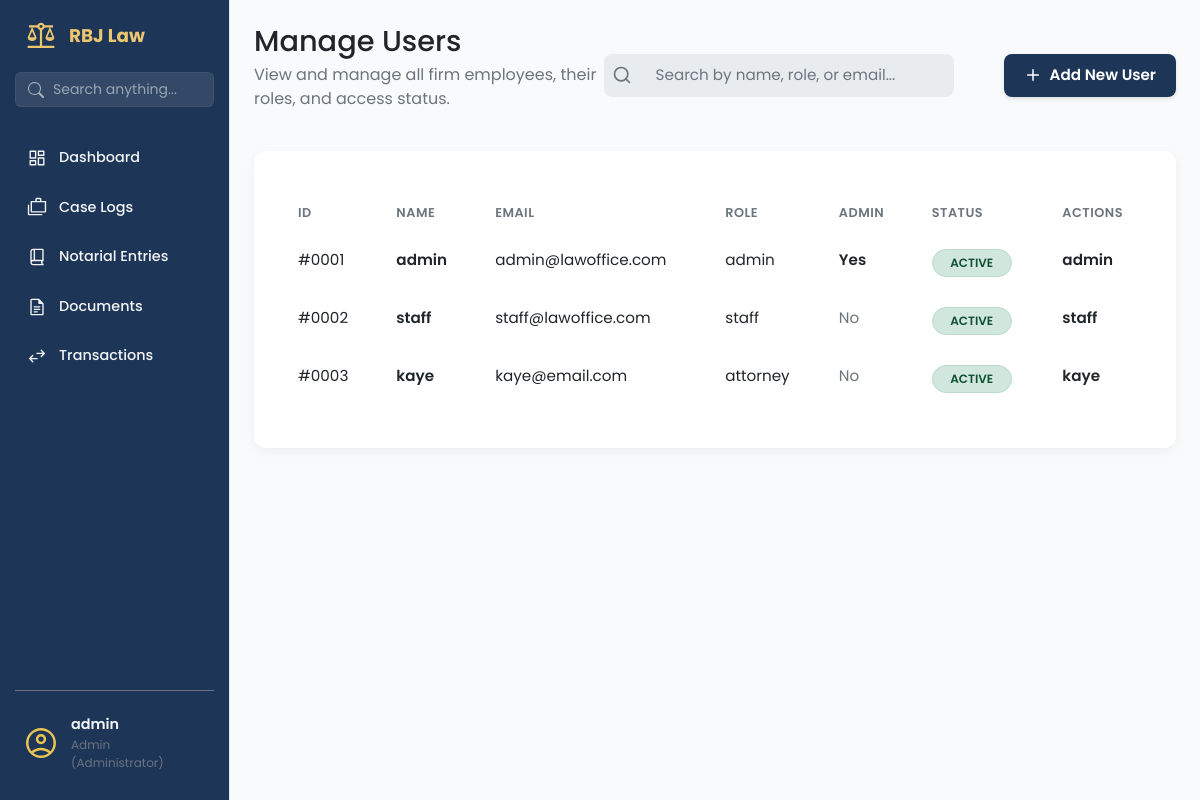
Page /admin/users (signed in) on the committed database.
### app/models/user_model.py (models this page shows, shortened)
class User(UserMixin, db.Model):
    __tablename__ = 'users'
    id = db.Column(db.Integer, primary_key=True)
    username = db.Column(db.String(80), unique=True, nullable=False, index=True)
    email = db.Column(db.String(120), unique=True, nullable=False)
    password_hash = db.Column(db.String(128), nullable=False)
    contact_number = db.Column(db.String(20), nullable=True)
    role = db.Column(db.String(50), default='attorney', nullable=False)
    is_active = db.Column(db.Boolean, default=True, nullable=False)
    is_admin = db.Column(db.Boolean, default=False, nullable=False)
    created_at = db.Column(db.DateTime, default=datetime.utcnow)
    updated_at = db.Column(db.DateTime, default=datetime.utcnow, onupdate=datetime.utcnow)

### app/routes/admin_profile_routes.py (the view)
@admin_bp.route('/users')
@login_required
def manage_users_page():
    if not current_user.is_admin:
        abort(403) # Forbidden
    users = get_all_users()
    return render_template('manage_users.html', users=users)

### app/services/user_service.py (called while the page is built)
def get_all_users():
    try:
        return User.query.all()
    except SQLAlchemyError as e:
        logging.error(f"Error fetching all users: {e}")
        return []

### app/templates/manage_users.html (shortened to what this page needs)
{% extends 'base.html' %}
{% block content %}
<main class="dashboard-content">
    <header class="dashboard-header">
        <div>
            <h1>Manage Users</h1>
            <p>View and manage all firm employees, their roles, and access status.</p>
        </div>
        <div class="dashboard-actions" style="display: flex; justify-content: space-between; flex-shrink: 0; gap: 50px;">
            <div class="search-bar">
                <svg class="search-bar__icon" xmlns="http://www.w3.org/2000/svg" width="20" height="20"
                    viewBox="0 0 24 24" fill="none" stroke="currentColor" stroke-width="2" stroke-linecap="round"
                    stroke-linejoin="round">
                    <circle cx="11" cy="11" r="8"></circle>
                    <line x1="21" y1="21" x2="16.65" y2="16.65"></line>
                </svg>
                <input class="search-bar__input" type="text" placeholder="Search by name, role, or email...">
            </div>
            <a href="{{ url_for('admin.add_new_user') }}" class="btn btn-primary">
                <svg class="btn-icon-left" xmlns="http://www.w3.org/2000/svg" viewBox="0 0 24 24" fill="none"
                    stroke="currentColor" stroke-width="2" stroke-linecap="round" stroke-linejoin="round">
                    <line x1="12" y1="5" x2="12" y2="19"></line>
                    <line x1="5" y1="12" x2="19" y2="12"></line>
                </svg>
                Add New User</a>
        </div>
    </header>
    <section class="content-section">
        <div class="data-card">
            <div class="table-wrapper">
                <table class="table user-table">
                    <colgroup>
                        <col class="col-id">
                        <col class="col-name">
                        <col class="col-email">
                        <col class="col-role">
                        <col class="col-admin">
                        <col class="col-status">
                        <col class="col-actions">
                    </colgroup>
                    <thead>
                        <tr>
                            <th>ID</th>
                            <th>Name</th>
                            <th>Email</th>
                            <th>Role</th>
                            <th>Admin</th>
                            <th>Status</th>
                            <th>Actions</th>
                        </tr>
                    </thead>
                    <tbody>
                        {% for user in users %}
                        <tr>
                            <td>#{{ '%04d' | format(user.id) }}</td>
                            <td>
                                <a href="{{ url_for('admin.edit_user', user_id=user.id) }}" class="table-link">{{
                                    user.username }}</a>
                            </td>
                            <td>{{ user.email }}</td>
                            <td>{{ user.role }}</td>
                            <td>
                                {% if user.is_admin %}
                                <span style="color: var(--color-success); font-weight: 600;">Yes</span>
                                {% else %}
                                <span style="color: var(--color-text-secondary);">No</span>
                                {% endif %}
                            </td>
                            <td>
                                {% if user.is_active %}
                                <span class="status-tag status-tag--active">Active</span>
                                {% else %}
                                <span class="status-tag status-tag--inactive">Inactive</span>
                                {% endif %}
                            </td>
                            <td>
                                <a href="{{ url_for('admin.edit_user', user_id=user.id) }}" class="table-link">{{
                                    user.username }}</a>
                            </td>
                        </tr>
                        {% endfor %}
                    </tbody>
                </table>
            </div>
        </div>
    </section>
</main>
{% endblock content %}

### app/templates/base.html (shortened to what this page needs)
<!DOCTYPE html>
<html lang="en">
<head>
    <link rel="stylesheet" href="{{ url_for('static', filename='vendor/bootstrap/css/bootstrap.min.css') }}">
    <link rel="stylesheet" href="{{ url_for('static', filename='css/main.css') }}">
    <link rel="stylesheet" href="{{ url_for('static', filename='css/sidebar.css') }}">
</head>
<body>
    <aside class="sidebar">
        <div class="sidebar-header">
            <img src="{{ url_for('static', filename='img/scales-of-justice.svg') }}" alt="logo" class="logo-img">
            <h2>RBJ Law</h2>
        </div>
        <div class="sidebar-search">
            <form action="{{ url_for('search.search_page') }}" method="GET">
                <div class="input-group">
                    <span class="input-group-text bg-transparent border-0 pe-0">
                    </span>
                    <input type="text" name="q" class="form-control" placeholder="Search anything..."
                        aria-label="Search" value="{{ request.args.get('q', '') }}">
                </div>
            </form>
        </div>
        <ul class="sidebar-links">
            <li>
                <a href="{{ url_for('dashboard.dashboard_page') }}"
                    class="{{ 'active' if 'dashboard' in request.endpoint else '' }}">
                    <span class="icon-wrapper"><img src="{{ url_for('static', filename='img/dashboard.svg') }}"
                            alt=""></span>
                    Dashboard
                </a>
            </li>
            {% if current_user.is_authenticated and (current_user.is_admin or current_user.role == 'admin') %}
            <li>
                <a href="{{ url_for('case.list_cases') }}" class="{{ 'active' if 'case' in request.endpoint else '' }}">
                    <span class="icon-wrapper"><img src="{{ url_for('static', filename='img/cases.svg') }}"
                            alt=""></span>
                    Case Logs
                </a>
            </li>
            {% endif %}
            {% if current_user.is_authenticated and current_user.role in ['admin', 'staff'] %}
            <li>
                <a href="{{ url_for('notarial_entries.notarial_entries_page') }}"
                    class="{{ 'active' if 'notarial' in request.endpoint else '' }}">
                    <span class="icon-wrapper"><img src="{{ url_for('static', filename='img/book.svg') }}"
                            alt=""></span>
                    Notarial Entries
                </a>
            </li>
            {% endif %}
            {% if current_user.is_authenticated and current_user.role in ['admin', 'staff'] %}
            <li>
                <a href="{{ url_for('documents.documents_page') }}"
                    class="{{ 'active' if 'documents' in request.endpoint else '' }}">
                    <span class="icon-wrapper"><img src="{{ url_for('static', filename='img/documents.svg') }}"
                            alt=""></span>
                    Documents
                </a>
            </li>
            {% endif %}
            {% if current_user.is_authenticated and current_user.role in ['admin', 'staff'] %}
            <li>
                <a href="{{ url_for('transaction.transactions_page') }}"
                    class="{{ 'active' if 'transaction' in request.endpoint else '' }}">
                    <span class="icon-wrapper"><img src="{{ url_for('static', filename='img/transaction.svg') }}"
                            alt=""></span>
                    Transactions
                </a>
            </li>
            {% endif %}
        </ul>
        <div class="sidebar-footer">
            <button class="avatar-btn" id="avatarBtn">
                <img src="{{ url_for('static', filename='img/avatar.svg') }}" alt="User Avatar">
                <div class="user-info">
                    <span class="user-name">
                        {{ current_user.username }}
                    </span>
                    <span class="user-role">
                        {{ current_user.role|title }}
                        {% if current_user.is_admin %} (Administrator){% endif %}
                    </span>
                </div>
            </button>
        </div>
    </aside>
    <div class="page-container">
        {% block content %}
        {% endblock %}
    </div>
</body>
</html>

### app/static/css/main.css (style rules this page uses)
.status-tag { display: inline-block; padding: 4px 10px; border-radius: 20px; font-size: 0.75rem; font-weight: 600; text-transform: uppercase; }
.status-tag--active { background-color: #d1e7dd; color: #0f5132; border: 1px solid #badbcc; }

### app/static/css/components/sidebar.css (style rules this page uses)
:root { --sidebar-width: 230px; --color-royal-blue: #1D3557; --color-gold: #ecc56f; --color-text-dark: #374151; --color-text-gray: #6b7280; --color-bg-white: #ffffff; --color-hover-gray: #f3f4f6; }
body { min-height: 100vh; background-color: #f9fafb; margin: 0; }
.sidebar { display: flex; position: fixed; flex-direction: column; top: 0; left: 0; height: 100%; width: var(--sidebar-width); background-color: var(--color-royal-blue); padding: 20px 15px; border-right: 1px solid #e5e7eb; z-index: 1000; }
.sidebar-header { display: flex; align-items: center; margin-bottom: 20px; padding: 0 10px; }
.sidebar-header img { width: 32px; height: auto; }
.sidebar-header h2 { font-size: 1.15rem; font-weight: 700; color: var(--color-gold); margin: 0 0 0 12px; }
.sidebar-links { list-style: none; padding: 0; margin: 0; display: flex; flex-direction: column; gap: 8px; }
.sidebar-links li { position: relative; }
.sidebar-links li a, .submenu-toggle { display: flex; align-items: center; gap: 12px; color: var(--color-hover-gray); font-weight: 500; padding: 10px 12px; border-radius: 8px; text-decoration: none; transition: all 0.2s ease; width: 100%; background: none; border: none; font-size: 0.9rem; }
.icon-wrapper { display: flex; align-items: center; justify-content: center; width: 20px; height: 20px; }
.sidebar-links li a img, .submenu-toggle img { width: 20px; height: 20px; transition: filter 0.2s; }
.sidebar-footer { margin-top: auto; position: relative; padding-top: 15px; border-top: 1px solid var(--color-text-gray) }
.avatar-btn { display: flex; align-items: center; gap: 12px; background: none; border: none; cursor: pointer; width: 100%; padding: 8px; border-radius: 8px; text-align: left; transition: all 0.2s ease; }
.avatar-btn img { width: 36px; height: 36px; border-radius: 50%; object-fit: cover; }
.user-info { display: flex; flex-direction: column; }
.user-name { font-size: 0.9rem; font-weight: 600; color: var(--color-hover-gray); transition: color 0.2s ease; }
.user-role { font-size: 0.75rem; color: var(--color-text-gray); transition: color 0.2s ease; }
.sidebar-search { margin-bottom: 30px; }
.sidebar-search input { background: transparent !important; border: none !important; color: #fff !important; font-size: 0.9rem; box-shadow: none !important; padding-left: 10px; width: 100%; }
.sidebar-search input::placeholder { color: rgba(255, 255, 255, 0.6); }
.page-container { margin-left: var(--sidebar-width); transition: margin-left 0.3s ease; }

### app/static/css/base/_variable.css (style rules this page uses)
:root { --color-bg-primary: #F4F4F4; --color-bg-secondary: #FFFFFF; --color-bg-search: #E9ECEF; --color-text-primary: #212529; --color-text-secondary: #6C757D; --color-text-white: #FFFFFF; --color-card-blue: #1D3557; --color-card-gold: #ecc56f; --color-card-green: #2A9D49; --shadow-light: 0 4px 12px rgba(0, 0, 0, 0.05); --border-radius-m: 12px; --border-radius-s: 8px; }

### app/static/css/components/_dashboard.css (style rules this page uses)
.page-container { min-height: 100vh; }
.dashboard-content { padding: 24px; }
.dashboard-header { display: flex; justify-content: space-between; align-items: center; margin-bottom: 24px; border-bottom: 1px solid var(--color-border-light); }
.dashboard-header h1 { margin: 0; font-size: 1.8rem; color: var(--color-text-primary); }
.dashboard-header p { margin-top: 4px; color: var(--color-text-secondary); }
body { background-color: var(--color-bg-primary); font-family: -apple-system, BlinkMacSystemFont, "Segoe UI", Roboto, Helvetica, Arial, sans-serif; }

### app/static/css/components/_data-card.css (style rules this page uses)
.data-card { display: flex; justify-content: space-between; align-items: center; background-color: var(--color-bg-secondary); padding: 24px; border-radius: var(--border-radius-m); box-shadow: var(--shadow-light); }

### app/static/css/components/_search-bar.css (style rules this page uses)
.search-bar { display: flex; align-items: center; background-color: var(--color-bg-search); border-radius: var(--border-radius-s); padding-inline: 8px; max-width: 500px; }
.search-bar__icon { color: var(--color-text-secondary); margin-right: 8px; flex-shrink: 0; }
.search-bar__input { width: 100%; border: none; outline: none; background-color: transparent; font-size: 1rem; color: var(--color-text-primary); }
.search-bar__input::placeholder { color: var(--color-text-secondary); }

### app/static/css/components/_status-tag.css (style rules this page uses)
.status-tag { font-size: 0.8rem; font-weight: 600; padding: 4px 10px; border-radius: 20px; text-align: center; flex-shrink: 0; min-width: 80px; }

### rows in the picture
User: username "admin", role "Admin", id "0001", email "admin@lawoffice.com", role "admin", is_admin "Yes", is_active "ACTIVE"
User: id "0002", username "staff", email "staff@lawoffice.com", role "staff", is_admin "No", is_active "ACTIVE"
User: id "0003", username "kaye", email "kaye@email.com", role "attorney", is_admin "No", is_active "ACTIVE"
